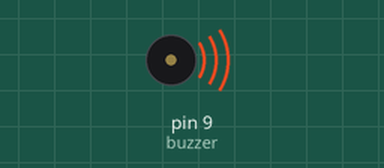
This sketch was run on a simulated Arduino Uno, built with avr-gcc and run on an emulated ATmega328P. On the bench: buzzer (waves = sounding).

Above: at 0.5 s.
Timing chart, 0 to 4.6 s (numbered marks = the images above):
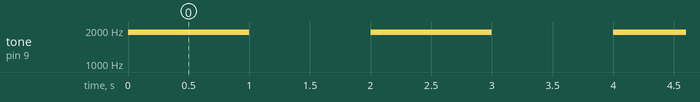

Measured:
- by itself, tone on pin 9 (buzzer): alternates 1906 Hz for 1.0 s and silent for 1.0 s

The sketch:

Buzzer.ino.ino
```cpp
const int buzzer = 9; //buzzer to arduino pin 9


void setup(){

  pinMode(buzzer, OUTPUT); // Set buzzer - pin 9 as an output

}

void loop(){

  tone(buzzer, 1906); // Send 1KHz sound signal...
  delay(1000);        // ...for 1 sec
  noTone(buzzer);     // Stop sound...
  delay(1000);        // ...for 1sec

}
```
